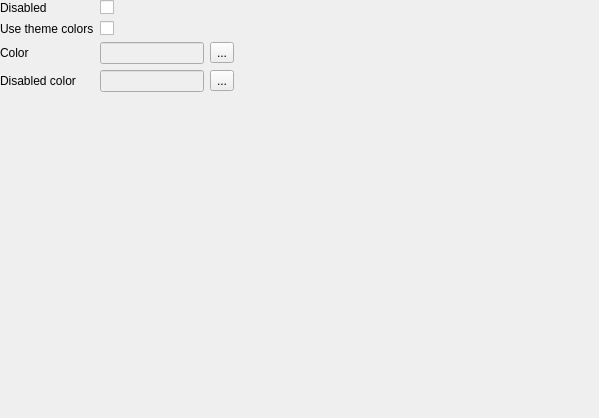
<?xml version="1.0" encoding="UTF-8"?>
<ui version="4.0">
 <class>IconButtonSettingsForm</class>
 <widget class="QWidget" name="IconButtonSettingsForm">
  <property name="geometry">
   <rect>
    <x>0</x>
    <y>0</y>
    <width>599</width>
    <height>418</height>
   </rect>
  </property>
  <property name="windowTitle">
   <string>Form</string>
  </property>
  <widget class="QWidget" name="formLayoutWidget">
   <property name="geometry">
    <rect>
     <x>0</x>
     <y>0</y>
     <width>234</width>
     <height>391</height>
    </rect>
   </property>
   <layout class="QFormLayout" name="formLayout">
    <property name="formAlignment">
     <set>Qt::AlignLeading|Qt::AlignLeft|Qt::AlignTop</set>
    </property>
    <item row="0" column="0">
     <widget class="QLabel" name="disabledLabel">
      <property name="text">
       <string>Disabled</string>
      </property>
     </widget>
    </item>
    <item row="0" column="1">
     <widget class="QCheckBox" name="disabledCheckBox"/>
    </item>
    <item row="1" column="0">
     <widget class="QLabel" name="useThemeColorsLabel">
      <property name="text">
       <string>Use theme colors</string>
      </property>
     </widget>
    </item>
    <item row="1" column="1">
     <widget class="QCheckBox" name="useThemeColorsCheckBox"/>
    </item>
    <item row="2" column="0">
     <widget class="QLabel" name="colorLabel">
      <property name="text">
       <string>Color</string>
      </property>
     </widget>
    </item>
    <item row="2" column="1">
     <layout class="QHBoxLayout" name="horizontalLayout_2">
      <item>
       <widget class="QLineEdit" name="colorLineEdit">
        <property name="enabled">
         <bool>false</bool>
        </property>
       </widget>
      </item>
      <item>
       <widget class="QToolButton" name="colorToolButton">
        <property name="text">
         <string>...</string>
        </property>
       </widget>
      </item>
     </layout>
    </item>
    <item row="3" column="0">
     <widget class="QLabel" name="disabledColorLabel">
      <property name="text">
       <string>Disabled color</string>
      </property>
     </widget>
    </item>
    <item row="3" column="1">
     <layout class="QHBoxLayout" name="horizontalLayout_4">
      <item>
       <widget class="QLineEdit" name="disabledColorLineEdit">
        <property name="enabled">
         <bool>false</bool>
        </property>
       </widget>
      </item>
      <item>
       <widget class="QToolButton" name="disabledColorToolButton">
        <property name="text">
         <string>...</string>
        </property>
       </widget>
      </item>
     </layout>
    </item>
   </layout>
  </widget>
 </widget>
 <resources/>
 <connections/>
</ui>
